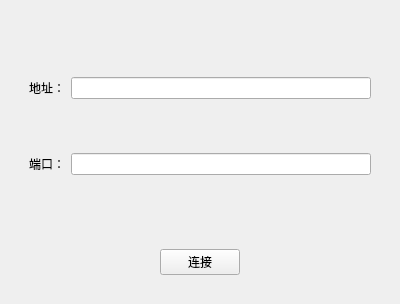
<?xml version="1.0" encoding="UTF-8"?>
<ui version="4.0">
 <class>inputaddress</class>
 <widget class="QWidget" name="inputaddress">
  <property name="geometry">
   <rect>
    <x>0</x>
    <y>0</y>
    <width>400</width>
    <height>304</height>
   </rect>
  </property>
  <property name="windowTitle">
   <string>inputaddress</string>
  </property>
  <layout class="QGridLayout" name="gridLayout">
   <item row="0" column="0">
    <widget class="QWidget" name="widget" native="true">
     <layout class="QGridLayout" name="gridLayout_2">
      <item row="0" column="0">
       <widget class="QWidget" name="widget_2" native="true">
        <layout class="QGridLayout" name="gridLayout_3">
         <item row="0" column="0">
          <widget class="QLabel" name="label">
           <property name="text">
            <string>地址：</string>
           </property>
          </widget>
         </item>
         <item row="0" column="1">
          <widget class="QLineEdit" name="address"/>
         </item>
         <item row="1" column="0">
          <widget class="QLabel" name="label_2">
           <property name="text">
            <string>端口：</string>
           </property>
          </widget>
         </item>
         <item row="1" column="1">
          <widget class="QLineEdit" name="port"/>
         </item>
        </layout>
       </widget>
      </item>
      <item row="1" column="0">
       <widget class="QWidget" name="widget_3" native="true">
        <property name="sizePolicy">
         <sizepolicy hsizetype="Preferred" vsizetype="Maximum">
          <horstretch>0</horstretch>
          <verstretch>0</verstretch>
         </sizepolicy>
        </property>
        <layout class="QGridLayout" name="gridLayout_4">
         <item row="0" column="0">
          <spacer name="horizontalSpacer">
           <property name="orientation">
            <enum>Qt::Orientation::Horizontal</enum>
           </property>
           <property name="sizeHint" stdset="0">
            <size>
             <width>40</width>
             <height>20</height>
            </size>
           </property>
          </spacer>
         </item>
         <item row="0" column="1">
          <widget class="QPushButton" name="pushButton">
           <property name="text">
            <string>连接</string>
           </property>
          </widget>
         </item>
         <item row="0" column="2">
          <spacer name="horizontalSpacer_2">
           <property name="orientation">
            <enum>Qt::Orientation::Horizontal</enum>
           </property>
           <property name="sizeHint" stdset="0">
            <size>
             <width>40</width>
             <height>20</height>
            </size>
           </property>
          </spacer>
         </item>
        </layout>
       </widget>
      </item>
     </layout>
    </widget>
   </item>
  </layout>
 </widget>
 <resources/>
 <connections/>
</ui>
